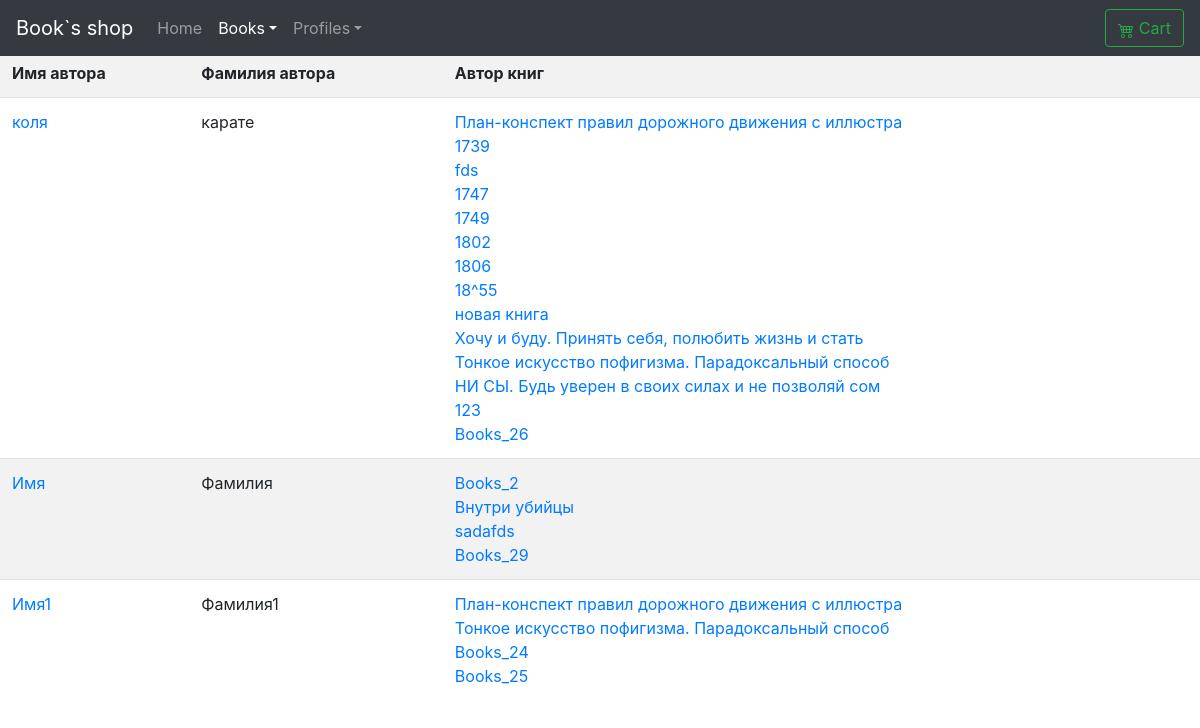
The page /books/author_list on the database its author committed.
### books/models.py (models this page shows, shortened)
class Author(models.Model):
    first_name=models.CharField(
        verbose_name="Имя",
        max_length=50
    )
    last_name=models.CharField(
        verbose_name="Фамилия",
        max_length=50
    )

class Books(models.Model):
    name=models.CharField(
        verbose_name="Имя книги",
        max_length=100
    )
    description = models.TextField(
        verbose_name='Описание книги',
        null=True,
        blank=True
    )
    picture=models.ImageField(
        verbose_name="Фото обложки",
        upload_to="books-pic",
        null=True,
        blank=True,
        default="books-pic/default.jpg"
    )
    price=models.DecimalField(
        verbose_name="Цена",
        max_digits=5,
        decimal_places=2,
        default=00.00
    )
    author=models.ManyToManyField(
        'Author',
        verbose_name="Автор",
        related_name="books_author"
    )
    series=models.ManyToManyField(
        'Series',
        verbose_name="Серия",
        related_name="series_books",
        null=True,
        blank=True,
    )
    genre=models.ManyToManyField(
        'Genre',
        verbose_name="Жанр",
        related_name="genre_books"
    )
    publishing_year=models.PositiveSmallIntegerField (
        verbose_name="Год издания",
        default=2020
    )
    count_page=models.IntegerField(
        verbose_name="Кол-во страниц",
        default=100
    )
    binging=models.ForeignKey(
        'Binging',
        verbose_name="Переплёт",
        on_delete=models.PROTECT,
        default=1
    )
    format_book=models.CharField(
        verbose_name="Формат",
        default="99x99",
        max_length=15
    )
    isbn=models.CharField(
        verbose_name="ISBN",
        default="999-1-88877-6",
        max_length=15
    )
    weight=models.PositiveSmallIntegerField(
        verbose_name="Вес(гр.)",
        default="100"
    )
    age_limit=models.CharField(
        verbose_name="Ограничение по возрасту",
        default="6+",
        max_length=3
    )
    publisher=models.ManyToManyField(
        'Publisher',
        verbose_name="Издательство",
        related_name="publisher_books"
    )
    count_book=models.IntegerField(
        verbose_name="Ко-во книг в наличии",
        default=10
    )
    availability=models.BooleanField(
        verbose_name="Наличие книги",
        default=True
    )
    rating=models.FloatField(
        verbose_name="Рейтинг",
        validators=[MinValueValidator(0), MaxValueValidator(10)],
        default=9
    )
    create=models.DateField(
        verbose_name="Дата внесения в каталог",
        auto_now=False,
        auto_now_add=True
    )
    update=models.DateField(
        verbose_name="Дата последнего изменения",
        auto_now=True,
        auto_now_add=False
    )
    user=models.ForeignKey(
        User,
        on_delete=models.PROTECT,
        default=2
    )
    def __str__(self):
        return f"{self.name}"

### books/views.py (the view)
# urls.py: path('author_list', views.AuthorList.as_view(),name='author_list'),
class AuthorList(ListView):
    model=Author
    template_name='author/a_list.html'

### books/templates/author/a_list.html (shortened to what this page needs)
{% extends "base.html" %}
{% load crispy_forms_tags %}
        {% block books_active %}
          <a class="nav-link dropdown-toggle active" href="{% url 'CRUDL_books:list' %}" id="dropdown01" data-toggle="dropdown" aria-haspopup="true" aria-expanded="true">Books</a>
        {% endblock books_active %}
    {% block main %}
        <table class="table table-striped" width="100%" >
                <tr>
                    <th>Имя автора</th><th>Фамилия автора</th><th>Автор книг</th>
                </tr>
            {% for author in object_list %}
                <tr>
                    <td><a href="{% url 'CRUDL_books:author_detail' author.pk %}">{{author.first_name}}</a> </td>
                    <td>{{author.last_name}} </td>
                    <td>
                            {% for books in author.books_author.all %}
                                <a href="{% url 'CRUDL_books:detail' books.pk %}">{{books}}</a> <br>
                            {%endfor%}
                    </td>
                </tr>
        {% endfor %}
        </table>
{% endblock main %}

### test_hello_word/static/css/carousel.css (style rules this page uses)
body { padding-top: 3rem; padding-bottom: 3rem; color: #5a5a5a; }

### rows shown on the page
Author: first_name "коля", last_name "карате"
Books: name "План-конспект правил дорожного движения с иллюстра"
Books: name "1739"
Books: name "fds"
Books: name "1747"
Books: name "1749"
Books: name "1802"
Books: name "1806"
Books: name "18^55"
Books: name "новая книга"
Books: name "Хочу и буду. Принять себя, полюбить жизнь и стать"
Books: name "Тонкое искусство пофигизма. Парадоксальный способ"
Books: name "НИ СЫ. Будь уверен в своих силах и не позволяй сом"
Books: name "123"
Books: name "Books_26"
Author: first_name "Имя", last_name "Фамилия"
Books: name "Books_2"
Books: name "Внутри убийцы"
Books: name "sadafds"
Books: name "Books_29"
Author: first_name "Имя1", last_name "Фамилия1"
Books: name "Books_24"
Books: name "Books_25"
